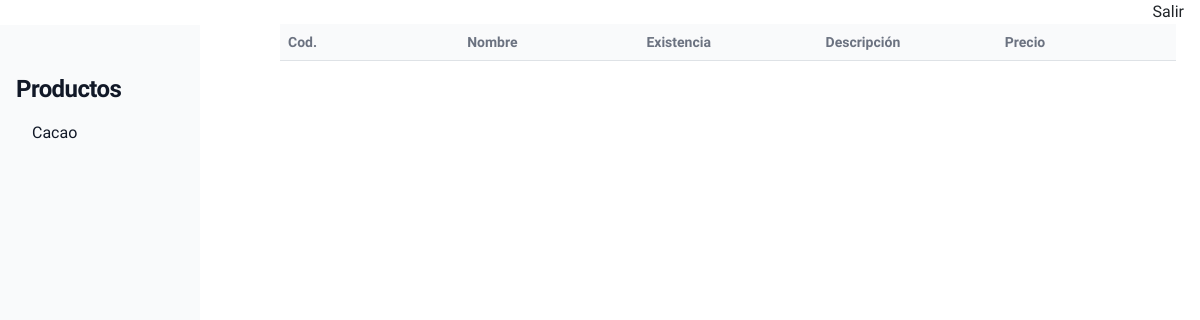
The app's page /shop/, older data.
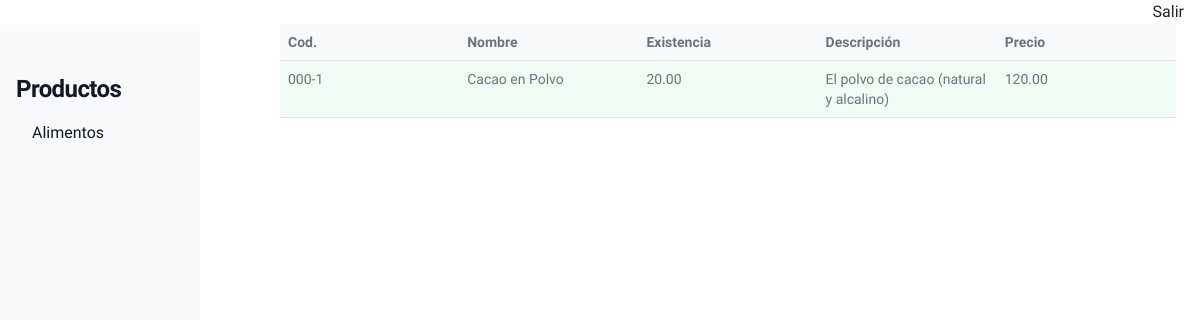
The same page, newer data.
### shop/models.py (models this page shows, shortened)
class Category(models.Model):
    name = models.CharField(max_length=200)
    slug = models.SlugField(max_length=200,
                            unique=True)
    class Meta:
        ordering = ['name']
        indexes = [
            models.Index(fields=['name']),
        ]
        verbose_name = 'category'
        verbose_name_plural = 'categories'
    def get_absolute_url(self):
        return reverse('shop:product_list_by_category',
                       args=[self.slug])

class Product(models.Model):
    category = models.ForeignKey(Category,
                                 related_name='products',
                                 on_delete=models.CASCADE)
    name = models.CharField(max_length=200)
    slug = models.SlugField(max_length=200)
    image = models.ImageField(upload_to='products/%Y/%m/%d',
                              blank=True)
    description = models.TextField(blank=True)
    detalle = models.TextField(blank=True)
    price = models.DecimalField(max_digits=10,
                                decimal_places=2)
    cant = models.DecimalField(max_digits=10,
                                decimal_places=2)
    available = models.BooleanField(default=True)
    created = models.DateTimeField(auto_now_add=True)
    updated = models.DateTimeField(auto_now=True)
    class Meta:
        ordering = ['name']
        indexes = [
            models.Index(fields=['id', 'slug']),
            models.Index(fields=['name']),
            models.Index(fields=['-created']),
        ]
    def get_absolute_url(self):
        return reverse('shop:product_detail',
                       args=[self.id, self.slug])

### shop/views.py (the view)
# urls.py: path('', views.product_list, name='product_list'),
def product_list(request, category_slug=None):
    category = None
    categories = Category.objects.all()
    products = Product.objects.filter(available=True)
    if category_slug:
        category = get_object_or_404(Category, slug=category_slug)
        products = products.filter(category=category)
    return render(request,
                  'shop/product/list.html',
                  {'category': category,
                   'categories': categories,
                   'products': products})

### shop/templates/shop/product/list.html (shortened to what this page needs)
{% extends "base.html" %}
{% load static %}
{% block content %}
<div class="container">
    <div class="fixed-top text-end">
     <span class="mx-3 text-end ">
        <a href="{% url "account:index" %}" class="no-underline">Salir</a>
    </span>
</div>
  <div style=" width:220px; padding:25px 20px 0 0;" id="default-sidebar" class="fixed top-0 left-0 z-40 w-64 h-screen transition-transform -translate-x-full sm:translate-x-0 " aria-label="Sidebar">
  <div class="h-full px-3  pb-5 overflow-y-auto bg-gray-50 dark:bg-gray-800">
    <h3  class="mt-5 text-2xl font-bold tracking-tight text-gray-900">Productos</h3>
    <ul class="space-y-2 font-medium" >
      <div class="p-2 relative overflow-x-auto">
      {% for c in categories %}
        <li {% if category.slug == c.slug %}  class="bg-green-50 rounded-lg"{% endif %}>
          <a  href="{{ c.get_absolute_url }}" class="flex items-center p-2 text-gray-900 rounded-lg dark:text-white hover:bg-gray-100 dark:hover:bg-gray-700 group no-underline">{{ c.name }}</a>
        </li>
      {% endfor %}
      </ul>
      </div>
  </div>
  </div>
<div class="p-4 sm:ml-64">
<table class="table items-center justify-center md:table-fixed sm:table-fixed text-sm text-left rtl:text-right text-gray-500 dark:text-gray-400  ">
  <tr class="bg-gray-50">
    <th>Cod.</th>
    <th>Nombre</th>
    <th>Existencia</th>
    <th>Descripci&oacute;n</th>
    <th>Precio</th>
  </tr>
    {% for product in products %}
{% if product.category %}
  <tr class="odd:bg-white even:bg-green-50">
    <td ><span class="text-blue">000</span>-<span class="text-red">{{product.id}}</span></td>
    <td>  <a href="{{ product.get_absolute_url }}" class="no-underline">{{ product.name }}</a></td>
    <td>{{ product.cant }}</td>
    <td>{{ product.description }}</td>
    <td>{{ product.price }}</td>
    {% endif %}
  </tr>
    {% endfor %}
     </table>
</div>
{% endblock %}

### account/templates/base.html (shortened to what this page needs)
{% load static %}
<!DOCTYPE html>
<html>
<head>
  <link href="https://cdnjs.cloudflare.com/ajax/libs/flowbite/2.3.0/flowbite.min.css" rel="stylesheet" />
  <link href="https://cdn.jsdelivr.net/npm/bootstrap@5.2.3/dist/css/bootstrap.min.css" rel="stylesheet">
  <link href="{% static "css/base.css" %}" rel="stylesheet">
  <script src="https://cdn.tailwindcss.com"></script>
</head>
<body style=" font-family: 'Comfortaa', sans-serif;" >
        {% block content %}
        {% endblock %}
    </body>
    </html>

Row changes from the older to the newer data that the page shows:
removed Category: name "Cacao"
added Category: name "Alimentos"
now on this page (row edited): Product: id "1", name "Cacao en Polvo", cant "20.00", description "El polvo de cacao (natural y alcalino)", price "120.00"
